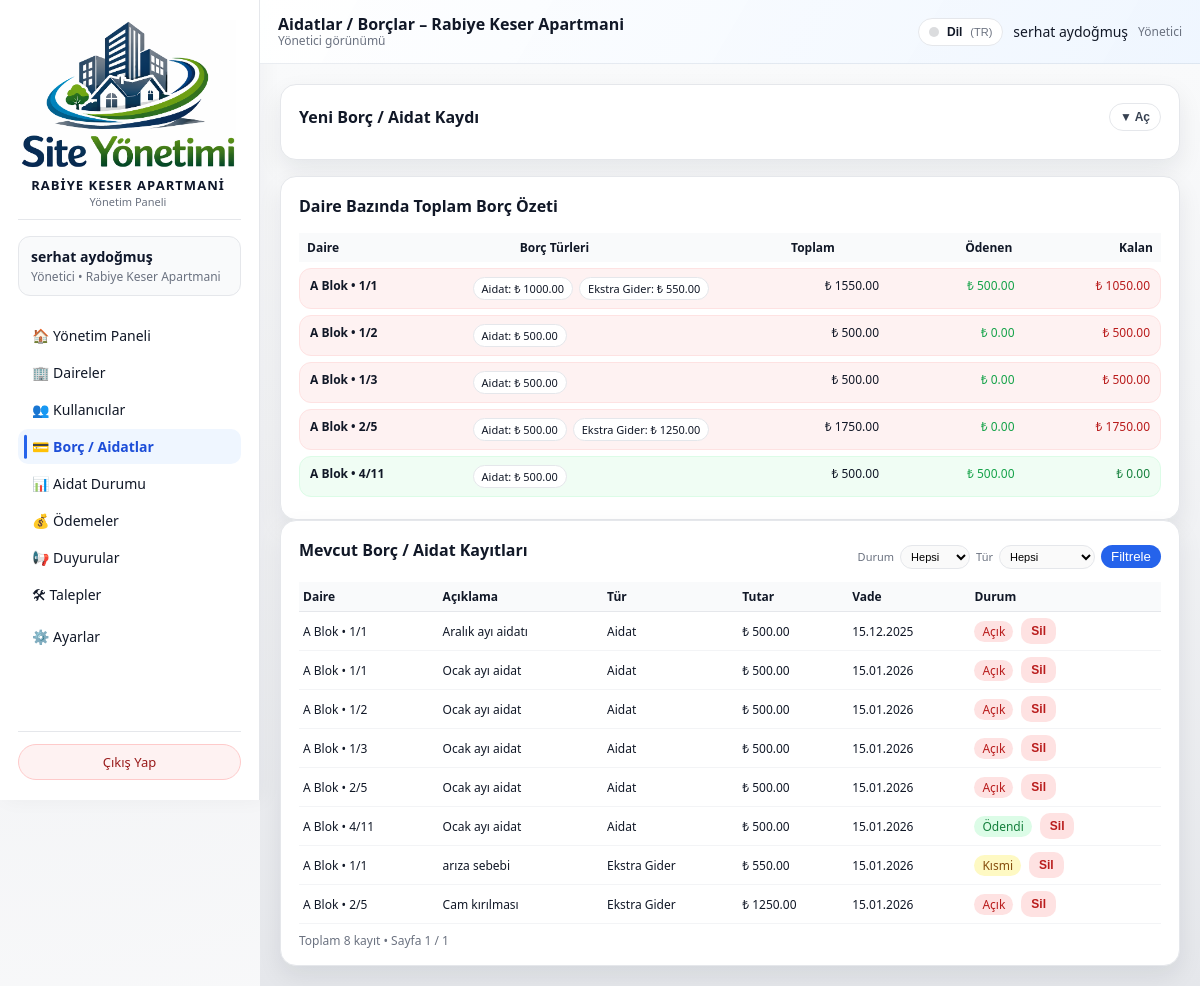
Page /admin/bills (signed in) on the earlier database version.
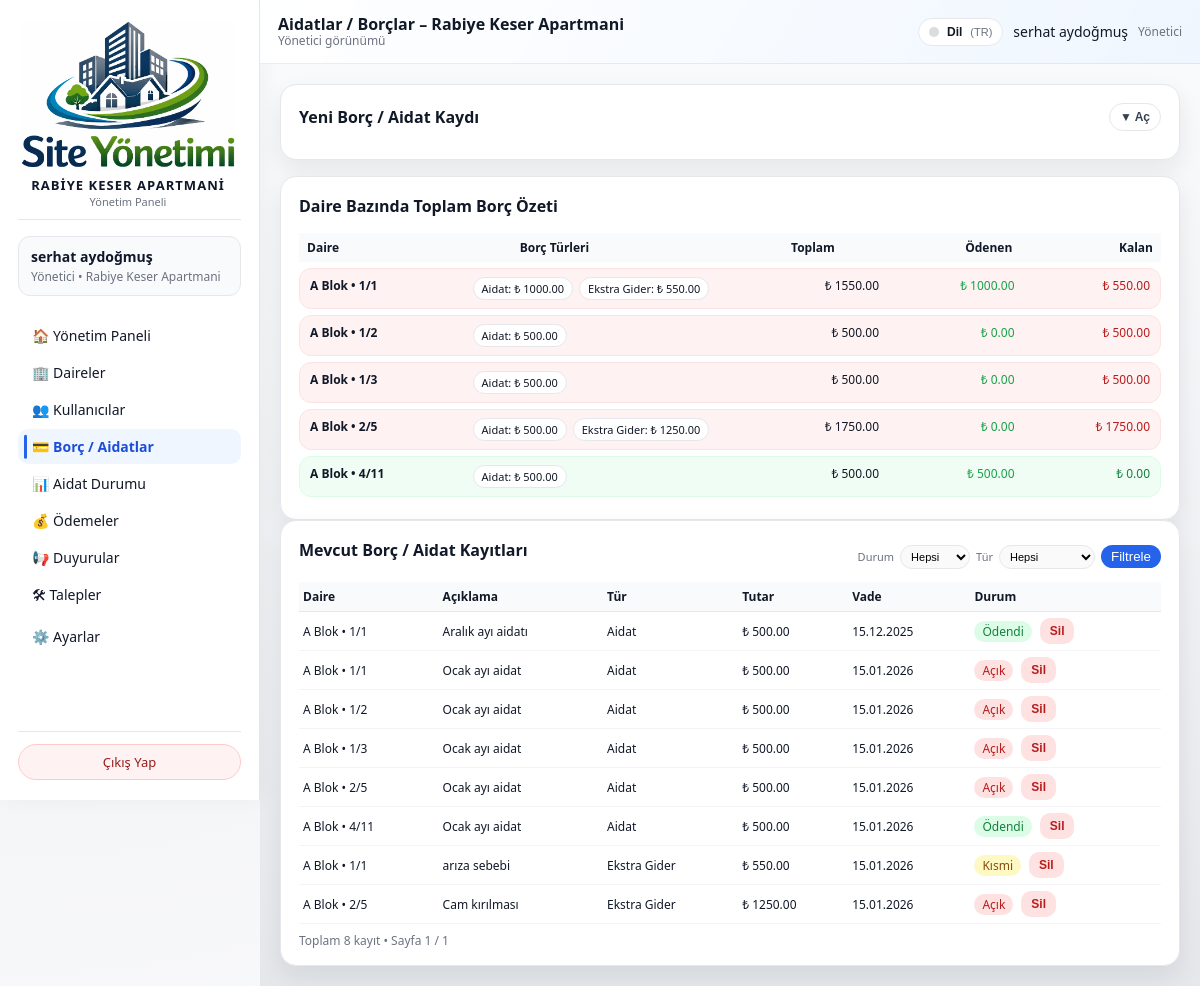
Same page on the later database version.
### models/apartment_model.py (models this page shows, shortened)
class Apartment(db.Model):
    __tablename__ = "apartments"
    id = db.Column(db.Integer, primary_key=True)
    site_id = db.Column(db.Integer, db.ForeignKey("sites.id"), nullable=False)
    block = db.Column(db.String(50), nullable=False)
    floor = db.Column(db.String(20), nullable=False)
    number = db.Column(db.String(20), nullable=False)
    area_m2 = db.Column(db.Float, nullable=True)
    owner_name = db.Column(db.String(120))
    owner_phone = db.Column(db.String(32))
    notes = db.Column(db.Text)
    users = db.relationship("User", backref="apartment", lazy="dynamic")
    bills = db.relationship("Bill", backref="apartment", lazy="dynamic")
    payments = db.relationship("Payment", backref="apartment", lazy="dynamic")
    tickets = db.relationship("Ticket", backref="apartment", lazy="dynamic")

### models/bill_model.py (models this page shows, shortened)
class Bill(db.Model):
    __tablename__ = "bills"
    id = db.Column(db.Integer, primary_key=True)
    site_id = db.Column(db.Integer, db.ForeignKey("sites.id"), nullable=False)
    apartment_id = db.Column(db.Integer, db.ForeignKey("apartments.id"), nullable=False)
    description = db.Column(db.String(255), nullable=True)
    amount = db.Column(Numeric(10, 2), nullable=False)
    due_date = db.Column(db.Date, nullable=True)
    status = db.Column(db.String(20), nullable=False, default="open")
    type = db.Column(db.String(50), nullable=True)
    created_at = db.Column(db.DateTime, default=datetime.utcnow)
    updated_at = db.Column(
        db.DateTime, default=datetime.utcnow, onupdate=datetime.utcnow
    )
    payments = db.relationship("Payment", backref="bill", lazy="dynamic")

### routes/admin_routes.py (the view, shortened to what this page needs)
@admin_bp.route("/bills", methods=["GET", "POST"])
@admin_required
def manage_bills():
    apartments = []
    bills = []
    apartment_summaries = []
    admin_user = _get_current_admin()
    site_id = session.get("active_site_id") or (admin_user.site_id if admin_user else None)
    if not site_id:
        flash("Bu sayfayı kullanabilmek için bir siteye atanmış olmanız gerekiyor.", "error")
        return redirect(url_for("index"))
    page = request.args.get("page", 1, type=int) or 1
    if page < 1:
        page = 1
    per_page = 20  # max 20 satır
    sort = (request.args.get("sort") or "created_at").strip()
    direction = (request.args.get("dir") or "desc").strip().lower()
    if direction not in ("asc", "desc"):
        direction = "desc"
    filter_status = (request.args.get("status") or "").strip()
    filter_type = (request.args.get("bill_type") or "").strip()
    try:
        apartments = (
            Apartment.query
            .filter_by(site_id=site_id)
            .order_by(
                Apartment.block.asc(),
                Apartment.floor.asc(),
                Apartment.number.asc(),
            )
            .all()
        )
        base_query = (
            db.session.query(Bill, Apartment)
            .outerjoin(Apartment, Bill.apartment_id == Apartment.id)
            .filter(Bill.site_id == site_id)   # 🔴 SADECE BU SİTENİN BORÇLARI
        )
        if filter_status in ("open", "partial", "paid"):
            base_query = base_query.filter(Bill.status == filter_status)
        if filter_type:
            base_query = base_query.filter(Bill.type == filter_type)
        allowed_sorts = {
            "apartment": "apartment",
            "description": Bill.description,
            "type": Bill.type,
            "amount": Bill.amount,
            "due_date": Bill.due_date,
            "status": Bill.status,
            "created_at": Bill.created_at,
        }
        if sort not in allowed_sorts:
            sort = "created_at"
        order_columns = []
        asc = direction == "asc"
        if sort == "apartment":
            if asc:
                order_columns = [
                    Apartment.block.asc(),
                    Apartment.floor.asc(),
                    Apartment.number.asc(),
                ]
            else:
                order_columns = [
                    Apartment.block.desc(),
                    Apartment.floor.desc(),
                    Apartment.number.desc(),
                ]
        else:
            col = allowed_sorts[sort]
            order_columns = [col.asc() if asc else col.desc()]
        if order_columns:
            base_query = base_query.order_by(*order_columns)
        total_bills = base_query.count()
        offset = (page - 1) * per_page
        bills = (
            base_query
            .offset(offset)
            .limit(per_page)
            .all()
        )
        pages = (total_bills + per_page - 1) // per_page if total_bills > 0 else 1
        rows = (
            db.session.query(
                Apartment,
                Bill.type.label("bill_type"),
                func.coalesce(func.sum(Bill.amount), 0).label("total_debt"),
                func.coalesce(func.sum(Payment.amount), 0).label("total_paid"),
            )
            .outerjoin(Bill, Bill.apartment_id == Apartment.id)
            .outerjoin(Payment, Payment.bill_id == Bill.id)
            .filter(Apartment.site_id == site_id)   # 🔴 SADECE BU SİTENİN DAİRELERİ
            .group_by(Apartment.id, Bill.type)
            .order_by(
                Apartment.block.asc(),
                Apartment.floor.asc(),
                Apartment.number.asc(),
                Bill.type.asc(),
            )
            .all()
        )
        summary_map = {}
        for apt, bill_type, total_debt, total_paid in rows:
            if apt is None:
                continue
            entry = summary_map.get(apt.id)
            if not entry:
                entry = {
                    "apartment": apt,
                    "total_debt": Decimal("0.00"),
                    "total_paid": Decimal("0.00"),
                    "type_totals": {},  # tür bazlı borç tutarları
                }
                summary_map[apt.id] = entry
            debt_dec = Decimal(total_debt or 0)
            paid_dec = Decimal(total_paid or 0)
            entry["total_debt"] += debt_dec
            entry["total_paid"] += paid_dec
            t = bill_type or "genel"
            entry["type_totals"][t] = entry["type_totals"].get(t, Decimal("0.00")) + debt_dec
        apartment_summaries = []
        for _, entry in summary_map.items():
            remaining = entry["total_debt"] - entry["total_paid"]
            if remaining < 0:
                remaining = Decimal("0.00")
            apartment_summaries.append({
                "apartment": entry["apartment"],
                "type_totals": entry["type_totals"],
                "total_debt": entry["total_debt"],
                "total_paid": entry["total_paid"],
                "remaining": remaining,
            })
        apartment_summaries.sort(
            key=lambda r: (
                r["apartment"].block,
                r["apartment"].floor,
                r["apartment"].number,
            )
        )
    except SQLAlchemyError as exc:
        current_app.logger.exception("Borç listesi / özetleri alınamadı: %s", exc)
        flash("Borç listesi alınırken bir hata oluştu.", "error")
        apartments = apartments or []
        bills = bills or []
        apartment_summaries = apartment_summaries or []
        total_bills = 0
        pages = 1
    return render_template(
        "admin/aidatlar.html",
        apartments=apartments,
        bills=bills,
        apartment_summaries=apartment_summaries,
        page=page,
        pages=pages,
        per_page=per_page,
        total_bills=total_bills,
        current_sort=sort,
        current_dir=direction,
        filter_status=filter_status,
        filter_type=filter_type,
    )

### templates/admin/aidatlar.html (shortened to what the changed rows need)
{% extends "base.html" %}
{% set LANG = session.get('lang','tr') %}
{% macro tp(k) -%}
  {{ I18N_PAGE.get(LANG, I18N_PAGE['tr']).get(k, I18N_PAGE['tr'].get(k, k)) }}
{%- endmacro %}
{% set TYPE_LABEL = {
  'tr': {'aidat':'Aidat','elektrik':'Elektrik','su':'Su','dogalgaz':'Doğalgaz','ekstra':'Ekstra Gider'},
  'en': {'aidat':'Dues','elektrik':'Electricity','su':'Water','dogalgaz':'Natural Gas','ekstra':'Extra Expense'},
  'me': {'aidat':'Članarina','elektrik':'Struja','su':'Voda','dogalgaz':'Gas','ekstra':'Dodatni trošak'},
  'ru': {'aidat':'Взнос','elektrik':'Электричество','su':'Вода','dogalgaz':'Природный газ','ekstra':'Доп. расход'}
} %}
{% block content %}
<div class="dashboard-grid">
<div class="card">
  <div style="display:flex; justify-content:space-between; align-items:center; gap:10px; margin-bottom:12px;">
    <h2 style="font-size:16px; margin:0;">{{ tp('new_record_title') }}</h2>
  </div>
</div>
  <section>
    <div class="card">
      <h2 style="font-size:16px; margin-bottom:10px;">{{ tp('apartment_summary_title') }}</h2>
      {% if apartment_summaries %}
        <div style="width:100%; overflow-x:auto;">
          <table style="width:100%; border-collapse:separate; border-spacing:0 6px; font-size:12px;">
            <thead>
              <tr style="background:#f9fafb;">
                <th style="text-align:left; padding:6px 8px;">{{ tp('col_apartment') }}</th>
                <th style="text-align:center; padding:6px 8px;">{{ tp('debt_types') }}</th>
                <th style="text-align:right; padding:6px 8px;">{{ tp('total_col') }}</th>
                <th style="text-align:right; padding:6px 8px;">{{ tp('paid_col') }}</th>
                <th style="text-align:right; padding:6px 8px;">{{ tp('remaining_col') }}</th>
              </tr>
            </thead>
            <tbody>
              {% for row in apartment_summaries %}
                {% set has_debt = row.remaining > 0 %}
                <tr>
                  <td colspan="5" style="padding:0;">
                    <div style="
                      display:grid;
                      grid-template-columns: 1.2fr 2fr 1fr 1fr 1fr;
                      padding:8px 10px;
                      border-radius:12px;
                      border:1px solid {{ '#fee2e2' if has_debt else '#dcfce7' }};
                      background:{{ '#fef2f2' if has_debt else '#f0fdf4' }};
                    ">
                      <div style="font-weight:600;">
                        {{ row.apartment.block }} Blok • {{ row.apartment.floor }}/{{ row.apartment.number }}
                      </div>
                      <div style="display:flex; flex-wrap:wrap; gap:6px;">
                        {% for t,val in row.type_totals.items() %}
                          <span style="
                            padding:3px 8px;
                            border-radius:999px;
                            background:white;
                            border:1px solid #e5e7eb;
                            font-size:11px;
                          ">
                            {{ TYPE_LABEL.get(LANG, TYPE_LABEL['tr']).get(t, t) }}: ₺ {{ "%.2f"|format(val) }}
                          </span>
                        {% endfor %}
                      </div>
                      <div style="text-align:right;">
                        ₺ {{ "%.2f"|format(row.total_debt) }}
                      </div>
                      <div style="text-align:right; color:#16a34a;">
                        ₺ {{ "%.2f"|format(row.total_paid) }}
                      </div>
                      <div style="text-align:right; color:{{ '#b91c1c' if has_debt else '#15803d' }};">
                        ₺ {{ "%.2f"|format(row.remaining) }}
                      </div>
                    </div>
                  </td>
                </tr>
              {% endfor %}
            </tbody>
          </table>
        </div>
      {% else %}
        <p style="font-size:13px; color:#6b7280;">
          {{ tp('no_summary') }}
        </p>
      {% endif %}
    </div>
    <div class="card">
      <div style="display:flex; justify-content:space-between; align-items:center; margin-bottom:8px;">
        <h2 style="font-size:16px;">{{ tp('existing_title') }}</h2>
      </div>
      {% if bills %}
        <div style="width:100%; overflow-x:auto;">
          <table style="width:100%; border-collapse:collapse; font-size:12px;">
            <thead>
              <tr style="background:#f9fafb; border-bottom:1px solid #e5e7eb;">
                {% macro sort_link(label, field) %}
                  {%- set is_current = (current_sort == field) -%}
                  {%- set next_dir = 'asc' if (not is_current or current_dir == 'desc') else 'desc' -%}
                  <a href="{{ url_for('admin.manage_bills',
                                      sort=field,
                                      dir=next_dir,
                                      page=1,
                                      status=filter_status,
                                      bill_type=filter_type) }}"
                     style="color:inherit; text-decoration:none; display:inline-flex; align-items:center; gap:3px;">
                    <span>{{ label }}</span>
                  </a>
                {% endmacro %}
                <th style="text-align:left; padding:6px 4px;">
                  {{ sort_link(tp('col_apartment'), 'apartment') }}
                </th>
                <th style="text-align:left; padding:6px 4px;">
                  {{ sort_link(tp('col_description'), 'description') }}
                </th>
                <th style="text-align:left; padding:6px 4px;">
                  {{ sort_link(tp('col_type'), 'type') }}
                </th>
                <th style="text-align:left; padding:6px 4px;">
                  {{ sort_link(tp('col_amount'), 'amount') }}
                </th>
                <th style="text-align:left; padding:6px 4px;">
                  {{ sort_link(tp('col_due'), 'due_date') }}
                </th>
                <th style="text-align:left; padding:6px 4px;">
                  {{ sort_link(tp('col_status'), 'status') }}
                </th>
              </tr>
            </thead>
            <tbody>
              {% for bill, apt in bills %}
                <tr style="border-bottom:1px solid #f3f4f6;" data-bill-row-id="{{ bill.id }}">
                  <td style="padding:6px 4px; white-space:nowrap;">
                    {{ apt.block }} Blok • {{ apt.floor }}/{{ apt.number }}
                  </td>
                  <td style="padding:6px 4px;">
                    {{ bill.description }}
                  </td>
                  <td style="padding:6px 4px; white-space:nowrap;">
                    {% if bill.type %}
                      {{ TYPE_LABEL.get(LANG, TYPE_LABEL['tr']).get(bill.type, bill.type) }}
                    {% else %}
                      <span style="color:#9ca3af;">{{ tp('not_specified') }}</span>
                    {% endif %}
                  </td>
                  <td style="padding:6px 4px; white-space:nowrap;">
                    ₺ {{ "%.2f"|format(bill.amount) }}
                  </td>
                  <td style="padding:6px 4px; white-space:nowrap;">
                    {% if bill.due_date %}
                      {{ bill.due_date.strftime('%d.%m.%Y') }}
                    {% else %}
                      <span style="color:#9ca3af;">{{ tp('none') }}</span>
                    {% endif %}
                  </td>
                  <td style="padding:6px 4px; white-space:nowrap;">
                    <div class="status-actions">
                      {% if bill.status == 'paid' %}
                        <span style="padding:2px 8px; border-radius:999px; background:#dcfce7; color:#15803d;">{{ tp('status_paid') }}</span>
                      {% elif bill.status == 'partial' %}
                        <span style="padding:2px 8px; border-radius:999px; background:#fef9c3; color:#854d0e;">{{ tp('status_partial') }}</span>
                      {% else %}
                        <span style="padding:2px 8px; border-radius:999px; background:#fee2e2; color:#b91c1c;">{{ tp('status_open') }}</span>
                      {% endif %}
                      <button
                        type="button"
                        class="btn-del js-bill-delete"
                        data-bill-id="{{ bill.id }}"
                        title="{{ tp('delete_title') }}"
                      >
                        {{ tp('delete') }}
                      </button>
                    </div>
                  </td>
                </tr>
              {% endfor %}
            </tbody>
          </table>
        </div>
      {% else %}
        <p style="font-size:13px; color:#6b7280;">
          {{ tp('no_bills') }}
        </p>
      {% endif %}
    </div>
  </section>
</div>
{% endblock %}

Differences in the rows shown:
changed Bill "Aralık ayı aidatı": status "open" → "paid" (drawn); get "Açık Sil" → "Ödendi Sil"
Other differences:
new list line: "A 1 1"
new list line: "Blok • / Aidat : ₺ 1000.00 Ekstra Gider : ₺ 550.00 ₺ 1550.00 ₺ 1000.00 ₺ 550.00"
list line gone: "A 1 1"
list line gone: "Blok • / Aidat : ₺ 1000.00 Ekstra Gider : ₺ 550.00 ₺ 1550.00 ₺ 500.00 ₺ 1050.00"
